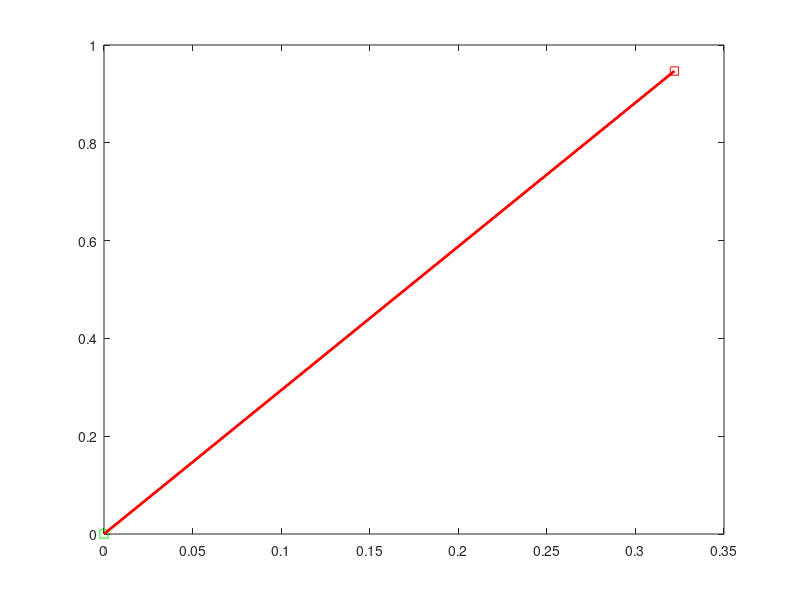
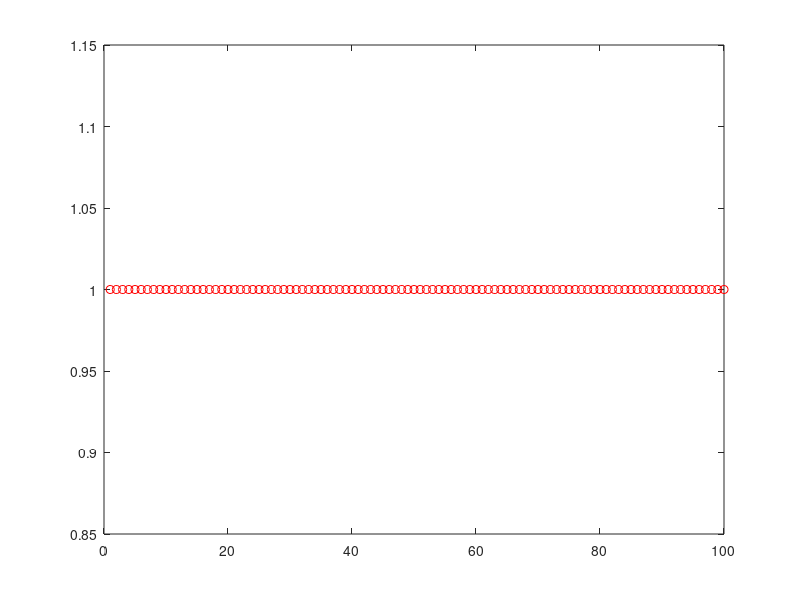
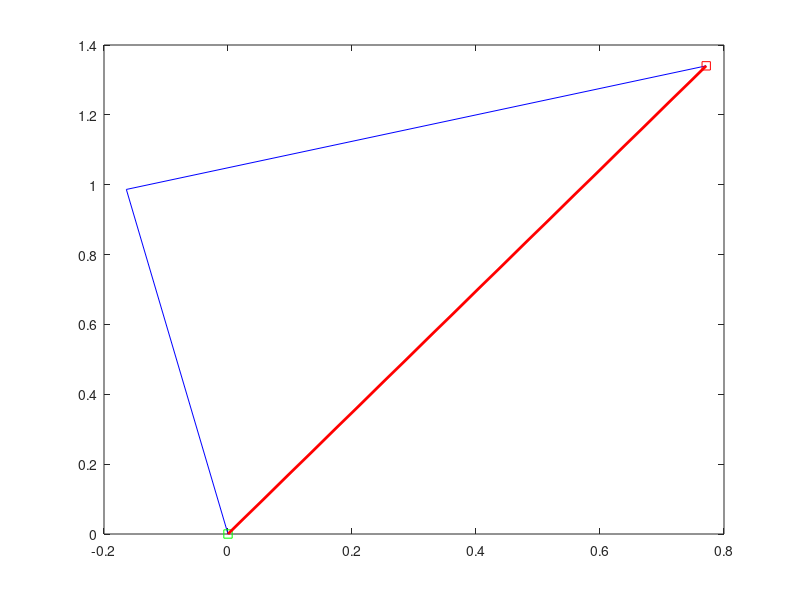
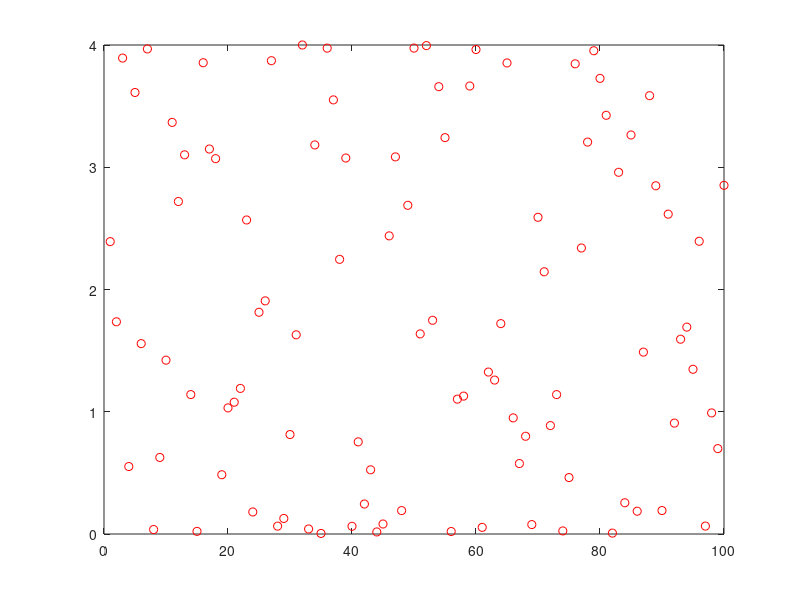

The MATLAB script that drew these images, in order:
%% Random Walk Simulation

clc;
clear all;
close all;

N_experiments = 10;

theoretical_msds = zeros(N_experiments, 1);
msd_values = zeros(N_experiments, 1);
number_steps = zeros(N_experiments, 1);

for t = 1:N_experiments
    
    N_steps = 1*t;
    N_iterations = 100;
    step_size = 1;
    
    square_displacements = zeros(N_iterations,1);
    single_track = cell(N_iterations,1);
    
    fprintf(1, 'Starting parallel simultaion: %d iterations \n', N_iterations);
    fprintf(1, 'Steps: %d \n', N_steps);
    
    parfor j = 1 : (N_iterations)
        
        if (mod(j,1) == 0 )
            fprintf(1,'Currently doing %i step out of %d\n', ...
                j, N_iterations);
        end;
        
        
        
        
        x_0 = 0;
        y_0 = 0;
        % start = [x_0, y_0];
        
        traj = zeros(N_steps + 1,2);
        traj(1,:) = [x_0,y_0];
        
        x = x_0;
        y = y_0;
        
        
        for i = 1 : N_steps
            
            angle = random('unif',0,2*pi);
            x = x + step_size * cos(angle);
            y = y + step_size * sin(angle);
            
            traj(i+1,:) = [x, y];
            
        end;
        
        single_track{j} = traj;
        
        square_displacements(j) = ((x - x_0)^2 + (y - y_0)^2);
        
    end;
    
    if (gcf == 1)
        figure(gcf);
    else
        figure();
    end;
    
    traj = single_track{1};
    plot(traj(:,1),traj(:,2),'-b');
    hold on;
    
    start = traj(1,:);
    endpoint = traj(end,:);
    
    plot(traj(1,1),traj(1,2),'sg');
    plot(traj(end,1),traj(end,2),'sr');
    
    line_x = [start(1), endpoint(1)];
    line_y = [start(2), endpoint(2)];
    line(line_x,line_y,'Color','red','LineWidth',2);
    axis auto;
    hold off;
    
    figure();
    plot(square_displacements,'or');
    axis auto;
    
    msd = mean(square_displacements);
    fprintf(1,'Exp. MSD: %f \n',msd);
    fprintf(1,'Theoretical. MSD: %f \n',step_size^2*N_steps);
    
    theoretical_msds(t) = step_size^2*N_steps;
    msd_values(t) = msd;
    number_steps(t) = N_steps;
    
end;

figure(gcf+1);
loglog(number_steps,msd_values,'ob',number_steps,theoretical_msds,'sr');
grid on;
axis tight;
legend('Simulation','1D diffusion');



